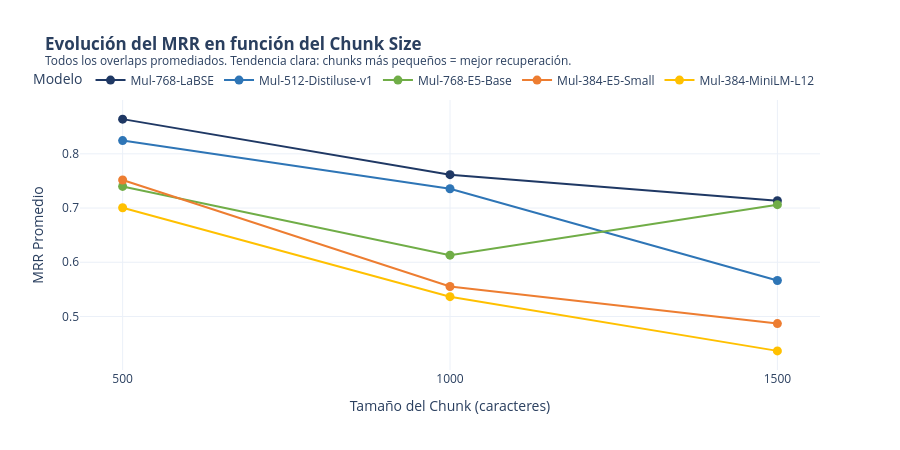

The notebook cell this image was saved under:
### Code cell
# ── Gráfico 7: Evolución del MRR por chunk size para cada modelo ───────────
mrr_chunk = df_c.groupby(['Modelo', 'Chunk Size'])['MRR'].mean().reset_index()

fig = px.line(
    mrr_chunk,
    x='Chunk Size', y='MRR',
    color='Modelo',
    markers=True,
    color_discrete_sequence=PALETTE,
    title='<b>Evolución del MRR en función del Chunk Size</b><br><sup>Todos los overlaps promediados. Tendencia clara: chunks más pequeños = mejor recuperación.</sup>',
    labels={'Chunk Size': 'Tamaño del Chunk (caracteres)', 'MRR': 'MRR Promedio'},
    category_orders={'Modelo': ORDER}
)
fig.update_traces(line_width=2, marker_size=9)
fig.update_layout(
    height=450,
    xaxis=dict(tickvals=[500, 1000, 1500]),
    legend=dict(orientation='h', yanchor='bottom', y=1.02, xanchor='right', x=1)
)
fig.show()

### Figure 1 — Plotly figure (JSON) as saved in the notebook; plotly's stock layout.template omitted (floating-point values rounded to 4 significant figures)
{"data": [{"hovertemplate": "Modelo=Mul-768-LaBSE<br>Tamaño del Chunk (caracteres)=%{x}<br>MRR Promedio=%{y}<extra></extra>", "legendgroup": "Mul-768-LaBSE", "line": {"color": "#1F3864", "dash": "solid", "width": 2}, "marker": {"size": 9, "symbol": "circle"}, "mode": "lines+markers", "name": "Mul-768-LaBSE", "orientation": "v", "showlegend": true, "type": "scatter", "x": [500, 1000, 1500], "xaxis": "x", "y": [0.864, 0.7616, 0.7135], "yaxis": "y"}, {"hovertemplate": "Modelo=Mul-512-Distiluse-v1<br>Tamaño del Chunk (caracteres)=%{x}<br>MRR Promedio=%{y}<extra></extra>", "legendgroup": "Mul-512-Distiluse-v1", "line": {"color": "#2E75B6", "dash": "solid", "width": 2}, "marker": {"size": 9, "symbol": "circle"}, "mode": "lines+markers", "name": "Mul-512-Distiluse-v1", "orientation": "v", "showlegend": true, "type": "scatter", "x": [500, 1000, 1500], "xaxis": "x", "y": [0.8244, 0.7355, 0.5664], "yaxis": "y"}, {"hovertemplate": "Modelo=Mul-768-E5-Base<br>Tamaño del Chunk (caracteres)=%{x}<br>MRR Promedio=%{y}<extra></extra>", "legendgroup": "Mul-768-E5-Base", "line": {"color": "#70AD47", "dash": "solid", "width": 2}, "marker": {"size": 9, "symbol": "circle"}, "mode": "lines+markers", "name": "Mul-768-E5-Base", "orientation": "v", "showlegend": true, "type": "scatter", "x": [500, 1000, 1500], "xaxis": "x", "y": [0.7398, 0.6131, 0.7062], "yaxis": "y"}, {"hovertemplate": "Modelo=Mul-384-E5-Small<br>Tamaño del Chunk (caracteres)=%{x}<br>MRR Promedio=%{y}<extra></extra>", "legendgroup": "Mul-384-E5-Small", "line": {"color": "#ED7D31", "dash": "solid", "width": 2}, "marker": {"size": 9, "symbol": "circle"}, "mode": "lines+markers", "name": "Mul-384-E5-Small", "orientation": "v", "showlegend": true, "type": "scatter", "x": [500, 1000, 1500], "xaxis": "x", "y": [0.7517, 0.5554, 0.4869], "yaxis": "y"}, {"hovertemplate": "Modelo=Mul-384-MiniLM-L12<br>Tamaño del Chunk (caracteres)=%{x}<br>MRR Promedio=%{y}<extra></extra>", "legendgroup": "Mul-384-MiniLM-L12", "line": {"color": "#FFC000", "dash": "solid", "width": 2}, "marker": {"size": 9, "symbol": "circle"}, "mode": "lines+markers", "name": "Mul-384-MiniLM-L12", "orientation": "v", "showlegend": true, "type": "scatter", "x": [500, 1000, 1500], "xaxis": "x", "y": [0.7005, 0.5366, 0.4366], "yaxis": "y"}], "layout": {"height": 450, "legend": {"orientation": "h", "title": {"text": "Modelo"}, "tracegroupgap": 0, "x": 1, "xanchor": "right", "y": 1.02, "yanchor": "bottom"}, "title": {"text": "<b>Evolución del MRR en función del Chunk Size</b><br><sup>Todos los overlaps promediados. Tendencia clara: chunks más pequeños = mejor recuperación.</sup>"}, "xaxis": {"anchor": "y", "domain": [0, 1], "tickvals": [500, 1000, 1500], "title": {"text": "Tamaño del Chunk (caracteres)"}}, "yaxis": {"anchor": "x", "domain": [0, 1], "title": {"text": "MRR Promedio"}}}}
